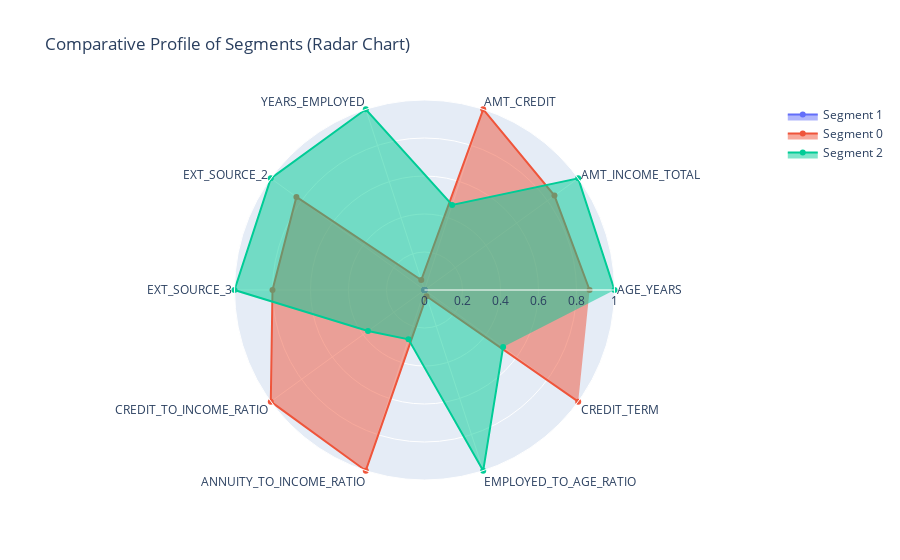

Notebook cell for this chart:
### Code cell
from sklearn.preprocessing import MinMaxScaler
import plotly.graph_objects as go

# Take only the numerical values from the analysis table
radar_data = segment_analysis.drop(columns=['Default_Rate (%)']).copy()

# IMPORTANT: For a radar chart, we must scale all values to a common range, like 0-1
scaler = MinMaxScaler()
radar_data_scaled = pd.DataFrame(scaler.fit_transform(radar_data), columns=radar_data.columns, index=radar_data.index)

# Create an interactive radar chart with Plotly
fig = go.Figure()

for i in radar_data_scaled.index:
    fig.add_trace(go.Scatterpolar(
        r=radar_data_scaled.loc[i].values,
        theta=radar_data_scaled.columns,
        fill='toself',
        name=f'Segment {i}'
    ))

fig.update_layout(
  polar=dict(
    radialaxis=dict(
      visible=True,
      range=[0, 1]
    )),
  showlegend=True,
  title="Comparative Profile of Segments (Radar Chart)"
)
fig.show()

### Figure 1 — Plotly figure (JSON) as saved in the notebook; plotly's stock layout.template omitted (floating-point values rounded to 4 significant figures)
{"data": [{"fill": "toself", "name": "Segment 1", "r": [0.0, 0.0, 0.0, 0.0, 0.0, 0.0, 0.0, 0.0, 0.0, 0.0], "theta": ["AGE_YEARS", "AMT_INCOME_TOTAL", "AMT_CREDIT", "YEARS_EMPLOYED", "EXT_SOURCE_2", "EXT_SOURCE_3", "CREDIT_TO_INCOME_RATIO", "ANNUITY_TO_INCOME_RATIO", "EMPLOYED_TO_AGE_RATIO", "CREDIT_TERM"], "type": "scatterpolar"}, {"fill": "toself", "name": "Segment 0", "r": [0.8689, 0.8455, 1.0, 0.0552, 0.8333, 0.8, 1.0, 1.0, 0.03448, 1.0], "theta": ["AGE_YEARS", "AMT_INCOME_TOTAL", "AMT_CREDIT", "YEARS_EMPLOYED", "EXT_SOURCE_2", "EXT_SOURCE_3", "CREDIT_TO_INCOME_RATIO", "ANNUITY_TO_INCOME_RATIO", "EMPLOYED_TO_AGE_RATIO", "CREDIT_TERM"], "type": "scatterpolar"}, {"fill": "toself", "name": "Segment 2", "r": [1.0, 1.0, 0.4707, 1.0, 1.0, 1.0, 0.3676, 0.2727, 1.0, 0.5114], "theta": ["AGE_YEARS", "AMT_INCOME_TOTAL", "AMT_CREDIT", "YEARS_EMPLOYED", "EXT_SOURCE_2", "EXT_SOURCE_3", "CREDIT_TO_INCOME_RATIO", "ANNUITY_TO_INCOME_RATIO", "EMPLOYED_TO_AGE_RATIO", "CREDIT_TERM"], "type": "scatterpolar"}], "layout": {"polar": {"radialaxis": {"range": [0, 1], "visible": true}}, "showlegend": true, "title": {"text": "Comparative Profile of Segments (Radar Chart)"}}}
